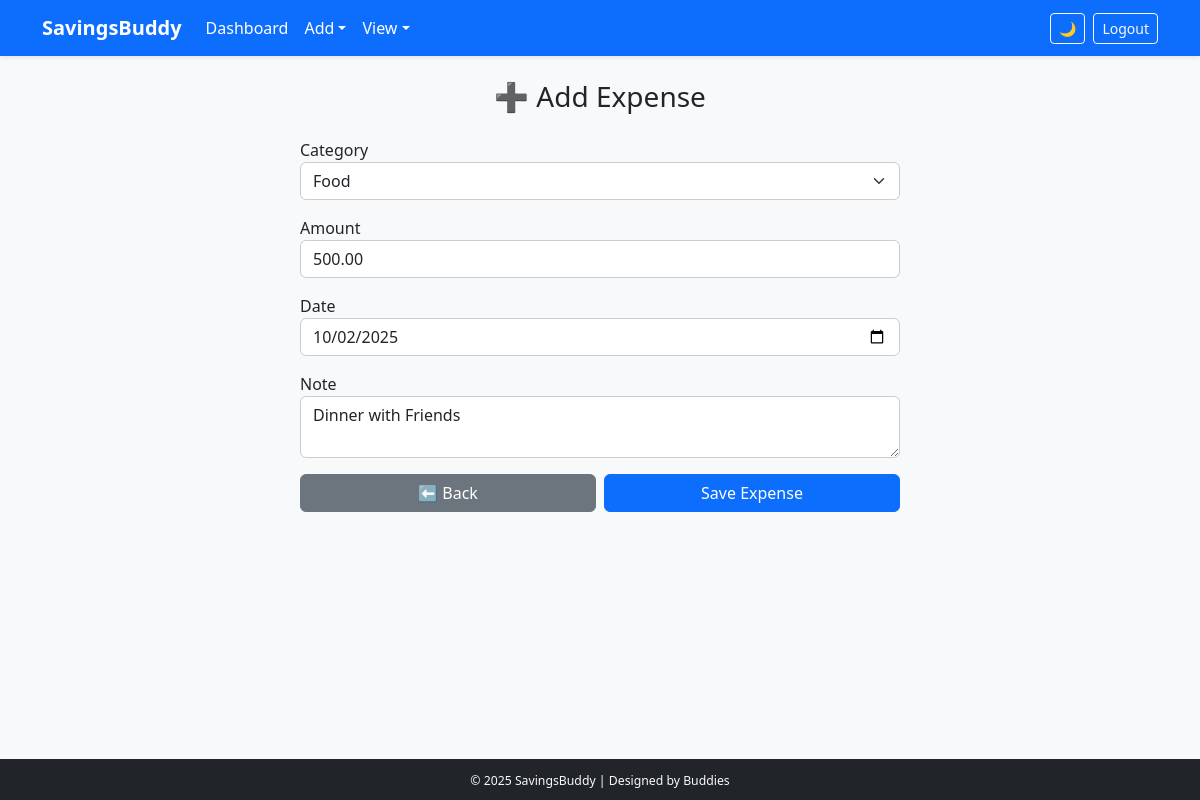
The app's page /expenses/1/edit/ (signed in) with its own data.
### expenses/models.py (models this page shows, shortened)
class Expense(models.Model):
    user = models.ForeignKey(User, on_delete=models.CASCADE)
    category = models.ForeignKey(Category, on_delete=models.SET_NULL, null=True, blank=True)
    amount = models.DecimalField(max_digits=10, decimal_places=2)
    date = models.DateField()
    note = models.TextField(blank=True)

### expenses/views.py (the view)
# urls.py: path('expenses/<int:pk>/edit/', views.expense_update, name='expense_edit'),
@login_required
def expense_update(request, pk):
    obj = get_object_or_404(Expense, pk=pk, user=request.user)
    if request.method == 'POST':
        form = ExpenseForm(request.POST, instance=obj)
        if form.is_valid():
            form.save()
            return redirect('expense_list')
    else:
        form = ExpenseForm(instance=obj)
    return render(request, 'expense_form.html', {'form': form})

### expenses/forms.py
class ExpenseForm(forms.ModelForm):
    class Meta:
        model = Expense
        fields = ['category', 'amount', 'date', 'note']
        widgets = {
            'category': forms.Select(attrs={'class': 'form-select'}),
            'amount': forms.NumberInput(attrs={'class': 'form-control', 'step': '0.01'}),
            'date': forms.TextInput(attrs={'class': 'form-control date-input', 'type':'date'}),
            'note': forms.Textarea(attrs={'class': 'form-control', 'rows': 2}),
        }

### expenses/models.py (called while the page is built)
    def __str__(self):
        return self.name

### expenses/templates/expense_form.html (shortened to what this page needs)
{% extends "base.html" %}
{% block content %}
<h3 class="text-center mb-4">➕ Add Expense</h3>
<form method="POST" class="mx-auto" style="max-width:600px;">
  <div class="mb-3">
    <label for="category">Category</label>
    {{ form.category }}
  </div>
  <div class="mb-3">
    <label for="amount">Amount</label>
    {{ form.amount }}
  </div>
  <div class="mb-3">
    <label for="date">Date</label>
    {{ form.date }}
  </div>
  <div class="mb-3">
    <label for="note">Note</label>
    {{ form.note }}
  </div>
  <div class="d-flex justify-content-between">
    <a href="{% url 'dashboard' %}" class="btn btn-secondary w-50 me-2">⬅ Back</a>
    <button type="submit" class="btn btn-primary w-50">Save Expense</button>
  </div>
</form>
{% endblock %}

### expenses/static/css/style.css (style rules this page uses)
body.light-mode { background-color: #f8f9fa !important; color: #212529 !important; }
input, select, textarea { background-color: #ffffff !important; color: #212529 !important; border: 1px solid #ccc !important; border-radius: 6px; padding: 8px 10px; width: 100%; }

### expenses/templates/base.html (style rules this page uses)
html, body { height: 100%; display: flex; flex-direction: column; margin: 0; }

### records on screen
Expense: category "Food", amount "500.00", date "10/02/2025", note "Dinner with Friends"
